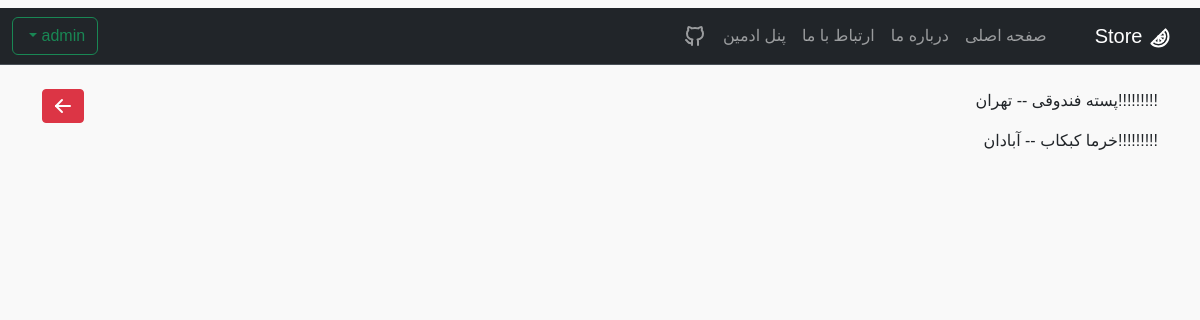
Screenshot of /panel/inventory/ (signed in) with the database file from the repository.
### products/models.py (models this page shows, shortened)
class InventoryProduct(models.Model):
    inventoryProductId = models.AutoField(primary_key=True)
    productId = models.ForeignKey(ProductVariation, on_delete=models.CASCADE)
    quantity = models.PositiveSmallIntegerField(verbose_name='تعداد کالا')
    inventoryId = models.ForeignKey(Inventory, on_delete=models.CASCADE)

class ProductVariation(models.Model):
    variationId = models.AutoField(primary_key=True)
    productId = models.ForeignKey(ProductCategory, on_delete=models.CASCADE, verbose_name='دسته محصول')
    name = models.CharField(max_length=30,verbose_name='نام محصول')
    Supplier = models.ManyToManyField('Supplier')
    price = models.IntegerField(verbose_name='قیمت (تومان)',help_text='یک بسته 500 گرمی')
    quantity = models.IntegerField(verbose_name='تعداد کالا')
    cityId = models.ForeignKey(City, on_delete=models.CASCADE,verbose_name='انبار')
    text = models.TextField(max_length=1000, null=True, blank=True,help_text='اجبار پر کردن توضیحات نیست',verbose_name='توضیح محصول')

class Inventory(models.Model):
    inventoryId = models.AutoField(primary_key=True)
    cityId = models.ForeignKey(City, on_delete=models.CASCADE)
    def __str__(self):
        return f"{self.cityId}"

class City(models.Model):
    TYPE_CHOICES = (
        ("آبادان", "آبادان"),
        ("بوشهر", "بوشهر"),
        ("تهران", "تهران"),
        ("کرج", "کرج"),
        ("تبریز", "تبریز"),
        ("مشهد", "مشهد"),
        ("اصفهان", "اصفهان"),
        ("شیراز", "شیراز"),
        ("قم", "قم"),
        ("قشم", "قشم"),
        ("کرمان", "کرمان"),
        ("کردستان", "کردستان"),
    )
    name = models.CharField(max_length=50, choices=TYPE_CHOICES)
    def __str__(self):
        return f"{self.name}"

### pages/views.py (the view)
# urls.py: path('panel/inventory/', ViewInventory.as_view(), name='list_inv'),
class ViewInventory(ListView):
    model = InventoryProduct
    template_name = 'admin/Inventory.html'
    context_object_name = 'inv_list'
    def dispatch(self, request, *args, **kwargs):
        if not request.user.is_superuser:
            return HttpResponseForbidden("<b><h2>دسترسی ممنوع است</h2></b><h4> .فقط مدیر سایت میتواند وارد شود</h4>")
        return super().dispatch(request, *args, **kwargs)

### templates/admin/Inventory.html (shortened to what this page needs)
{% extends 'base.html' %}
{% block content %}
<br>
<button type="submit" class="btn btn-danger btn-sm" style="float:left"><a class="nav-link active"
                                                                          href="{% url 'panel_admin' %}">
</a></button>
{% for i in inv_list %}
<p>!!!!!!!!!{{ i.productId.name }} -- {{i.inventoryId}}</p>
{% endfor %}
{% endblock %}

### static/css/web_css.css (style rules this page uses)
.body { font-family: Vazirmatn, sans-serif; background-color: #f9f9f9; }

### rows the page displays
InventoryProduct: productId.name "پسته فندوقی", inventoryId "تهران"
InventoryProduct: productId.name "خرما کبکاب", inventoryId "آبادان"
